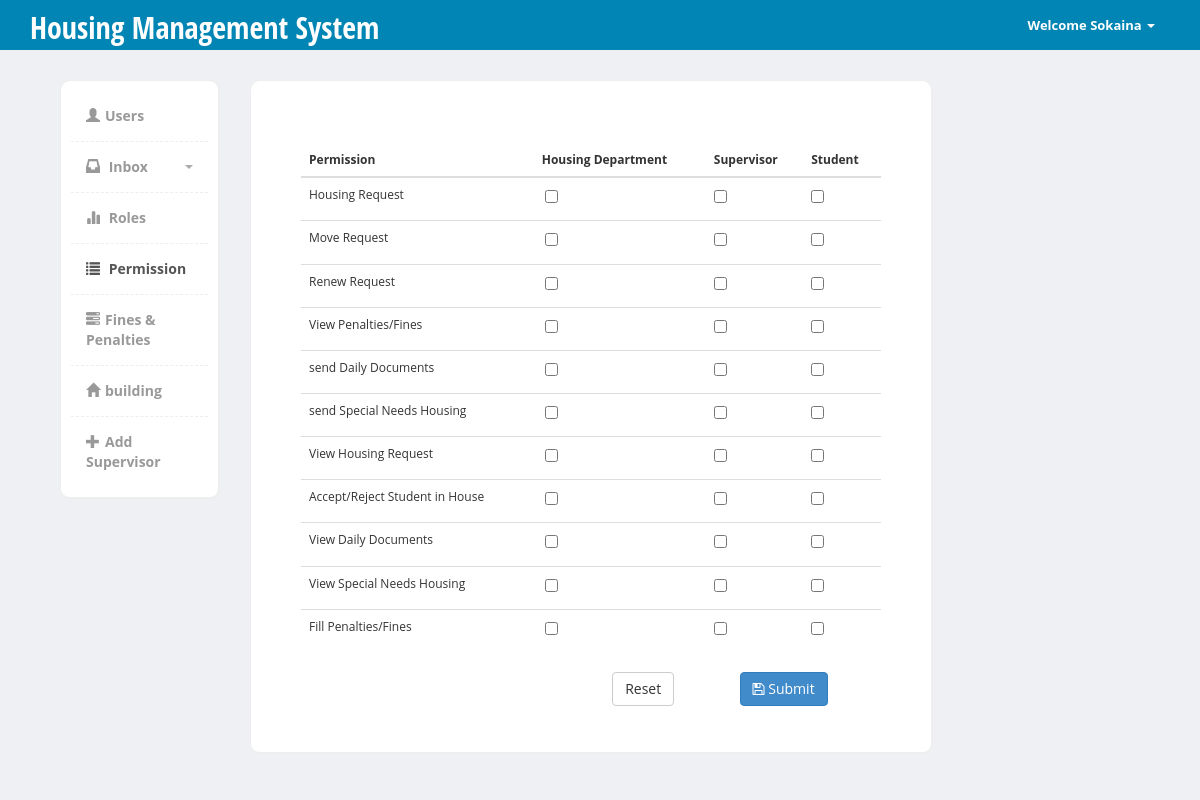
The page /sys/HD/body_success_permission.php (signed in) on the database its author committed.
### tables this page shows
CREATE TABLE IF NOT EXISTS `permission` (
  `permission_id` int(2) NOT NULL AUTO_INCREMENT,
  `permission_name` varchar(30) NOT NULL,
  PRIMARY KEY (`permission_id`)
);

### sys/HD/body_success_permission.php (called while the page is built, shortened)
<?php
include('body/header.inc');
include ('body/per_check.inc');
include ('body/footer.inc');
?>

### sys/HD/body/body_check_permission.inc (the view, shortened to what this page needs)
<form method="post" action="body_success_permission.php">
<table class="table">
		              <thead>
		                <tr>
		                  <th class="style2">Permission</th>
		                  <th class="style1" id="1">Housing Department</th>
		                  <th class="style1" id="2">Supervisor</th>
		                  <th class="style1" id="3"> Student</th>
		                </tr>
		              </thead>
		              <tbody>
		              	<?php
								$result=$mysqli->query("select * from permission");
                                  while($row = mysqli_fetch_assoc($result))
                     			{
						echo "<tr  > ";
		                echo "<td class=\"style2\">".$row['permission_name']."</td>";
		                echo "<label><td class=\"style1\">&nbsp;<label><input type=\"checkbox\" name=hd[] value=\"1\"  ></label></td>";
		                echo "<td><label><input type=\"checkbox\" name=sup[] value=\"1\" ></label></td>";
		                echo "<td><label><input type=\"checkbox\" name=std[]  value=\"1\" ></label></td>";
		                echo "</tr>";
							}
					?>
		              </tbody>
		            </table>
                                       <div class="col-md-12">
											<button class="btn btn-default" type="reset">
												      Reset
											</button> &nbsp;&nbsp;&nbsp;&nbsp;&nbsp;&nbsp;&nbsp;&nbsp;&nbsp;&nbsp;&nbsp;&nbsp;&nbsp;&nbsp;&nbsp;&nbsp;&nbsp; &nbsp;
											<button class="btn btn-primary" type="submit" name="sub">
												<i class="fa fa-save"></i>
												Submit
											</button>
										&nbsp;</div></form>

### sys/HD/css/styles.css (style rules this page uses)
body { font-family: 'Open Sans', sans-serif; background-color: #f7f7f7; position: relative; margin: 0px; font-size: 12px; padding: 0px; }
body { background-color: #eff0f3; }

### rows shown on the page
permission: permission_name "Housing Request"
permission: permission_name "Move Request"
permission: permission_name "Renew Request"
permission: permission_name "View Penalties/Fines"
permission: permission_name "send Daily Documents"
permission: permission_name "send Special Needs Housing"
permission: permission_name "View Housing Request"
permission: permission_name "Accept/Reject Student in House"
permission: permission_name "View Daily Documents"
permission: permission_name "View Special Needs Housing"
permission: permission_name "Fill Penalties/Fines"

### other values the page prints
$userName "Sokaina"
